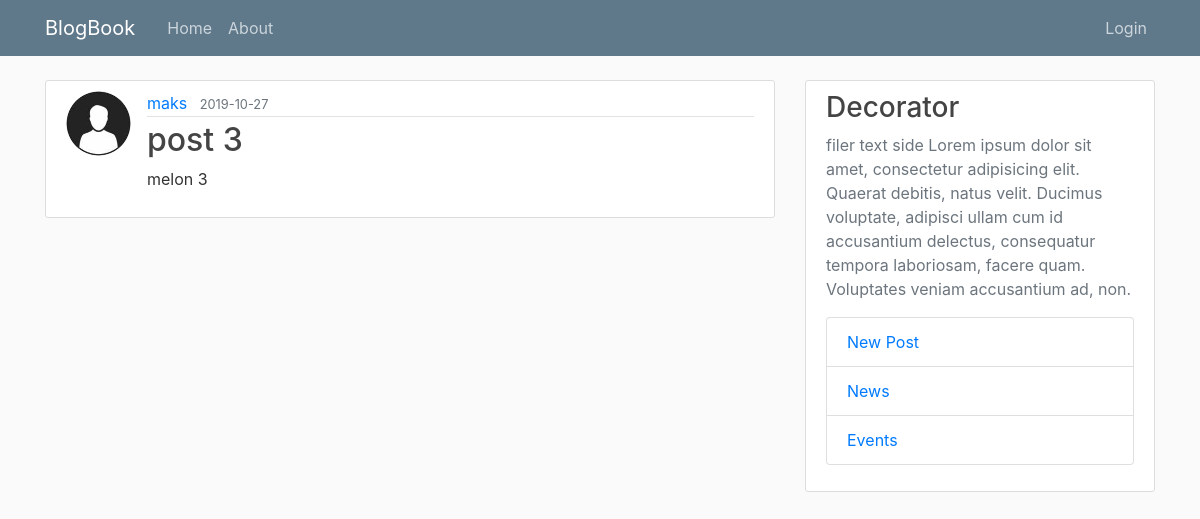
Screenshot of /post/3 with the database file from the repository.
### flaskblog/models.py (models this page shows, shortened)
class User(db.Model, UserMixin):
    id = db.Column(db.Integer, primary_key=True)
    username = db.Column(db.String(20), unique=True, nullable=False)
    email = db.Column(db.String(120), unique=True, nullable=False)
    image_file = db.Column(db.String(20), nullable=False, default='default.jpg')
    password = db.Column(db.String(60), nullable=False)
    posts = db.relationship('Post', backref='author', lazy=True)

class Post(db.Model):
    id = db.Column(db.Integer, primary_key=True)
    title = db.Column(db.String(100), nullable=False)
    date_posted = db.Column(db.DateTime, nullable=False, default=datetime.utcnow)
    content = db.Column(db.Text, nullable=False)
    user_id = db.Column(db.Integer, db.ForeignKey('user.id'), nullable=False)

### flaskblog/routes.py (the view)
@app.route("/post/<int:post_id>")
def post(post_id):
    post = Post.query.get_or_404(post_id)
    return render_template('post.html', title=post.title, post=post)

### flaskblog/templates/post.html (shortened to what this page needs)
{% extends "layout.html" %}
{% block content %}
  <article class="media content-section">
    <img class="rounded-circle article-img" src="{{ url_for('static', filename='profile_pics/' + post.author.image_file) }}">
    <div class="media-body">
      <div class="article-metadata">
        <a class="mr-2" href="#">{{ post.author.username }}</a>
        <small class="text-muted">{{ post.date_posted.strftime('%Y-%m-%d') }}</small>
      </div>
      <h2 class="article-title">{{ post.title }}</h2>
      <p class="article-content">{{ post.content }}</p>
    </div>
  </article>
{% endblock content %}

### flaskblog/static/main.css (style rules this page uses)
body { background: #fafafa; color: #333333; margin-top: 5rem; }
h1, h2, h3, h4, h5, h6 { color: #444444; }
.content-section { background: #ffffff; padding: 10px 20px; border: 1px solid #dddddd; border-radius: 3px; margin-bottom: 20px; }
.article-title { color: #444444; }
.article-content { white-space: pre-line; }
.article-img { height: 65px; width: 65px; margin-right: 16px; }
.article-metadata { padding-bottom: 1px; margin-bottom: 4px; border-bottom: 1px solid #e3e3e3 }

### rows the page displays
User: image_file (placeholder picture), author.username "maks"
Post: date_posted "2019-10-27", title "post 3", content "melon 3"
